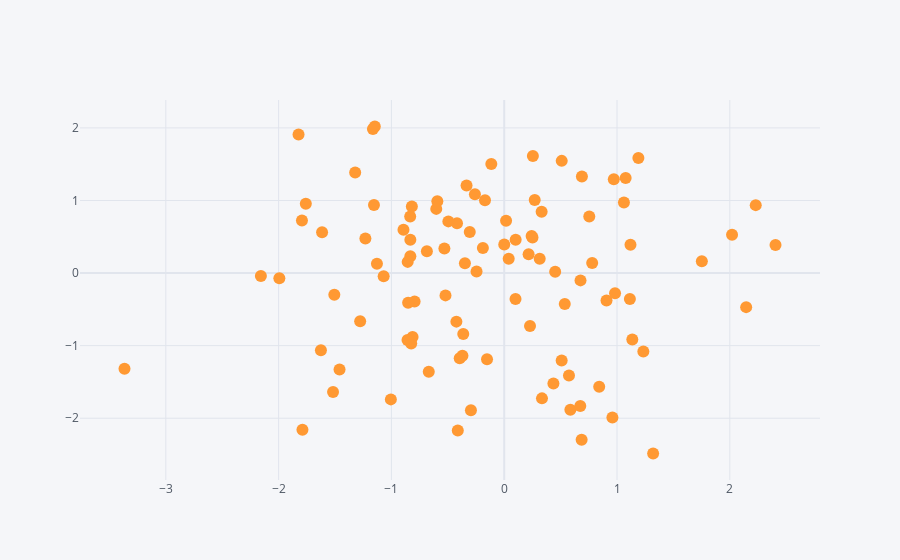

The notebook cell saved with this chart:
### Code cell
df.iplot(kind='scatter', x='A',y='B', mode = 'markers')
